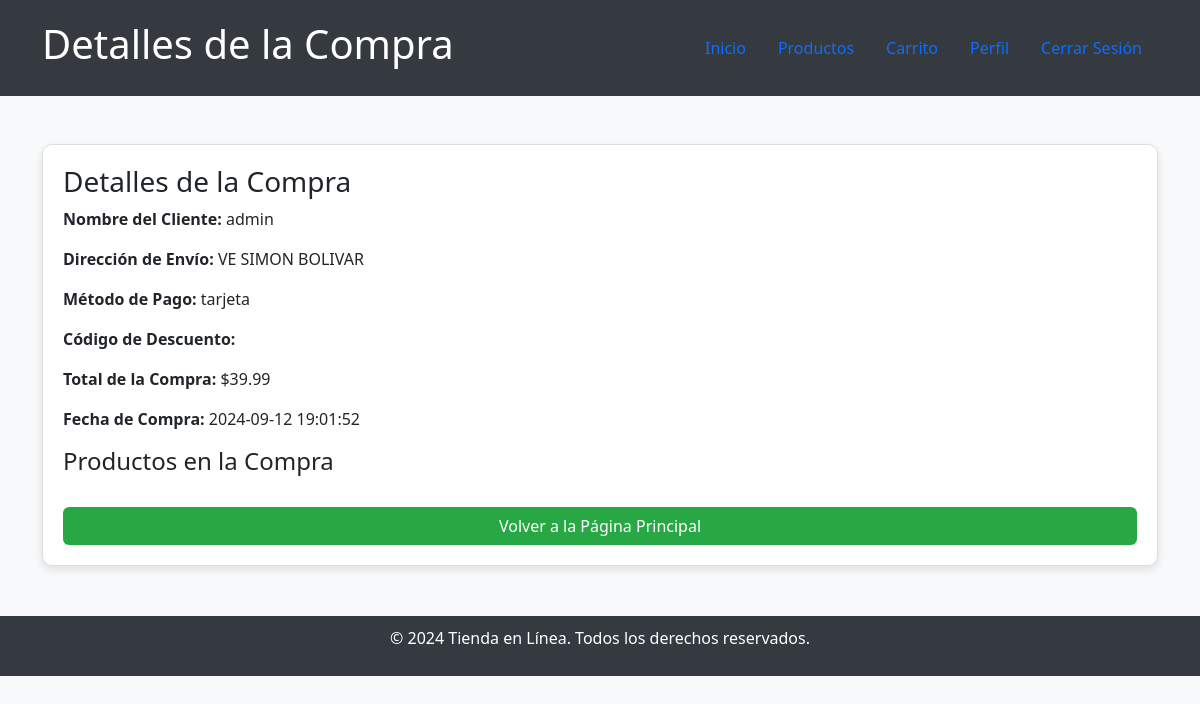
Page /detalles_compra.php?compra_id=38 (signed in) on the committed database.
### tables this page shows
CREATE TABLE IF NOT EXISTS `usuarios` (
  `id` int(11) NOT NULL AUTO_INCREMENT,
  `username` varchar(100) NOT NULL,
  `email` varchar(100) NOT NULL,
  `password` varchar(255) NOT NULL,
  `token_recuperacion` varchar(255) DEFAULT NULL,
  `token_expiracion` datetime DEFAULT NULL,
  `fecha_registro` datetime DEFAULT CURRENT_TIMESTAMP,
  `role` enum('cliente','admin') DEFAULT 'cliente',
  `last_login` datetime DEFAULT NULL,
  `created_at` timestamp NOT NULL DEFAULT CURRENT_TIMESTAMP,
  PRIMARY KEY (`id`),
  UNIQUE KEY `email` (`email`)
);

CREATE TABLE IF NOT EXISTS `compras` (
  `id` int(11) NOT NULL AUTO_INCREMENT,
  `user_id` int(40) DEFAULT NULL,
  `direccion` varchar(255) DEFAULT NULL,
  `metodo_pago` varchar(50) DEFAULT NULL,
  `descuento` varchar(50) DEFAULT NULL,
  `total` decimal(10,2) DEFAULT NULL,
  `fecha` datetime DEFAULT NULL,
  PRIMARY KEY (`id`)
);

### detalles_compra.php (the view, shortened to what this page needs)
<?php
require 'config.php';
$compra_id = $_GET['compra_id'] ?? null;
$user_id = $_SESSION['user_id'];
$stmt = $pdo->prepare("SELECT username, email FROM usuarios WHERE id = ?");
$stmt->execute([$user_id]);
$user = $stmt->fetch(PDO::FETCH_ASSOC);
$stmt = $pdo->prepare("SELECT * FROM compras WHERE id = ?");
$stmt->execute([$compra_id]);
$compra = $stmt->fetch(PDO::FETCH_ASSOC);
?>
<!DOCTYPE html>
<html lang="es">
<head>
    <link href="https://cdn.jsdelivr.net/npm/bootstrap@5.3.0-alpha1/dist/css/bootstrap.min.css" rel="stylesheet">
</head>
<body>
    <header class="header">
        <div class="container d-flex justify-content-between align-items-center">
            <h1>Detalles de la Compra</h1>
            <nav>
                <ul class="nav">
                    <li class="nav-item"><a href="index.php" class="nav-link">Inicio</a></li>
                    <li class="nav-item"><a href="productos.php" class="nav-link">Productos</a></li>
                    <li class="nav-item"><a href="carrito.php" class="nav-link">Carrito</a></li>
                    <li class="nav-item"><a href="profile.php" class="nav-link">Perfil</a></li>
                    <li class="nav-item"><a href="logout.php" class="nav-link">Cerrar Sesión</a></li>
                </ul>
            </nav>
        </div>
    </header>
    <main class="container my-5">
        <div class="row">
            <div class="col-md-12">
                <div class="summary-card">
                    <h3>Detalles de la Compra</h3>
                    <p><strong>Nombre del Cliente:</strong> <?php echo htmlspecialchars($user['username']); ?></p>
                    <p><strong>Dirección de Envío:</strong> <?php echo htmlspecialchars($compra['direccion']); ?></p>
                    <p><strong>Método de Pago:</strong> <?php echo htmlspecialchars($compra['metodo_pago']); ?></p>
                    <p><strong>Código de Descuento:</strong> <?php echo htmlspecialchars($compra['descuento']); ?></p>
                    <p><strong>Total de la Compra:</strong> $<?php echo number_format($compra['total'], 2); ?></p>
                    <p><strong>Fecha de Compra:</strong> <?php echo htmlspecialchars($compra['fecha']); ?></p>
                    <h4>Productos en la Compra</h4>
                    <a href="index.php" class="btn btn-custom w-100">Volver a la Página Principal</a>
                </div>
            </div>
        </div>
    </main>
    <footer>
        <p>&copy; 2024 Tienda en Línea. Todos los derechos reservados.</p>
    </footer>
</body>
</html>

### detalles_compra.php (style rules this page uses)
body { background-color: #f8f9fa; }
.header { background-color: #343a40; color: white; padding: 20px; }
.summary-card { background-color: #fff; border: 1px solid #ddd; padding: 20px; border-radius: 10px; box-shadow: 0 4px 8px rgba(0, 0, 0, 0.1); }
footer { background-color: #343a40; color: white; padding: 10px 0; margin-top: 50px; text-align: center; }
.btn-custom { background-color: #28a745; color: white; }

### rows in the picture
usuarios: username "admin"
compras: direccion "VE SIMON BOLIVAR", metodo_pago "tarjeta", total "39.99", fecha "2024-09-12 19:01:52"
